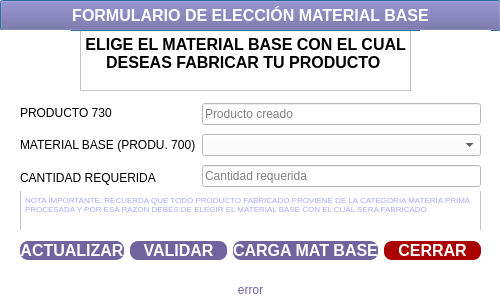
<?xml version="1.0" encoding="UTF-8"?>
<ui version="4.0">
 <class>FormularioMaterialBase</class>
 <widget class="QDialog" name="FormularioMaterialBase">
  <property name="geometry">
   <rect>
    <x>0</x>
    <y>0</y>
    <width>500</width>
    <height>300</height>
   </rect>
  </property>
  <property name="minimumSize">
   <size>
    <width>500</width>
    <height>300</height>
   </size>
  </property>
  <property name="maximumSize">
   <size>
    <width>500</width>
    <height>300</height>
   </size>
  </property>
  <property name="sizeIncrement">
   <size>
    <width>500</width>
    <height>300</height>
   </size>
  </property>
  <property name="baseSize">
   <size>
    <width>500</width>
    <height>300</height>
   </size>
  </property>
  <property name="windowTitle">
   <string>FORMULARIO ELECCIÓN MATERIAL BASE</string>
  </property>
  <property name="toolTip">
   <string/>
  </property>
  <property name="accessibleName">
   <string/>
  </property>
  <property name="autoFillBackground">
   <bool>false</bool>
  </property>
  <property name="styleSheet">
   <string notr="true">background-color: rgb(255, 255, 255);</string>
  </property>
  <widget class="QTextEdit" name="textEdit">
   <property name="geometry">
    <rect>
     <x>20</x>
     <y>190</y>
     <width>461</width>
     <height>41</height>
    </rect>
   </property>
   <property name="acceptDrops">
    <bool>true</bool>
   </property>
   <property name="toolTip">
    <string/>
   </property>
   <property name="toolTipDuration">
    <number>-1</number>
   </property>
   <property name="inputMethodHints">
    <set>Qt::ImhNone</set>
   </property>
   <property name="lineWidth">
    <number>0</number>
   </property>
   <property name="undoRedoEnabled">
    <bool>false</bool>
   </property>
   <property name="readOnly">
    <bool>true</bool>
   </property>
   <property name="html">
    <string>&lt;!DOCTYPE HTML PUBLIC &quot;-//W3C//DTD HTML 4.0//EN&quot; &quot;http://www.w3.org/TR/REC-html40/strict.dtd&quot;&gt;
&lt;html&gt;&lt;head&gt;&lt;meta name=&quot;qrichtext&quot; content=&quot;1&quot; /&gt;&lt;meta charset=&quot;utf-8&quot; /&gt;&lt;style type=&quot;text/css&quot;&gt;
p, li { white-space: pre-wrap; }
hr { height: 1px; border-width: 0; }
li.unchecked::marker { content: &quot;\2610&quot;; }
li.checked::marker { content: &quot;\2612&quot;; }
&lt;/style&gt;&lt;/head&gt;&lt;body style=&quot; font-family:'Segoe UI'; font-size:9pt; font-weight:400; font-style:normal;&quot;&gt;
&lt;p style=&quot; margin-top:0px; margin-bottom:0px; margin-left:0px; margin-right:0px; -qt-block-indent:0; text-indent:0px;&quot;&gt;&lt;span style=&quot; font-size:6pt; color:#aaaaff;&quot;&gt;NOTA IMPORTANTE: RECUERDA QUE TODO PRODUCTO FABRICADO PROVIENE DE LA CATEGORIA MATERIA PRIMA PROCESADA Y POR ESA RAZON DEBES DE ELEGIR EL MATERIAL BASE CON EL CUAL SERA FABRICADO&lt;/span&gt;&lt;/p&gt;&lt;/body&gt;&lt;/html&gt;</string>
   </property>
  </widget>
  <widget class="QTextEdit" name="textEdit_2">
   <property name="geometry">
    <rect>
     <x>80</x>
     <y>30</y>
     <width>331</width>
     <height>61</height>
    </rect>
   </property>
   <property name="focusPolicy">
    <enum>Qt::WheelFocus</enum>
   </property>
   <property name="html">
    <string>&lt;!DOCTYPE HTML PUBLIC &quot;-//W3C//DTD HTML 4.0//EN&quot; &quot;http://www.w3.org/TR/REC-html40/strict.dtd&quot;&gt;
&lt;html&gt;&lt;head&gt;&lt;meta name=&quot;qrichtext&quot; content=&quot;1&quot; /&gt;&lt;meta charset=&quot;utf-8&quot; /&gt;&lt;style type=&quot;text/css&quot;&gt;
p, li { white-space: pre-wrap; }
hr { height: 1px; border-width: 0; }
li.unchecked::marker { content: &quot;\2610&quot;; }
li.checked::marker { content: &quot;\2612&quot;; }
&lt;/style&gt;&lt;/head&gt;&lt;body style=&quot; font-family:'Segoe UI'; font-size:9pt; font-weight:400; font-style:normal;&quot;&gt;
&lt;p align=&quot;center&quot; style=&quot; margin-top:0px; margin-bottom:0px; margin-left:0px; margin-right:0px; -qt-block-indent:0; text-indent:0px;&quot;&gt;&lt;span style=&quot; font-size:12pt; font-weight:700;&quot;&gt;ELIGE EL MATERIAL BASE CON EL CUAL DESEAS FABRICAR TU PRODUCTO &lt;/span&gt;&lt;/p&gt;&lt;/body&gt;&lt;/html&gt;</string>
   </property>
  </widget>
  <widget class="QLabel" name="lblMensaje">
   <property name="geometry">
    <rect>
     <x>0</x>
     <y>280</y>
     <width>501</width>
     <height>20</height>
    </rect>
   </property>
   <property name="text">
    <string>&lt;html&gt;&lt;head/&gt;&lt;body&gt;&lt;p align=&quot;center&quot;&gt;&lt;span style=&quot; color:#71639e;&quot;&gt;error&lt;/span&gt;&lt;/p&gt;&lt;/body&gt;&lt;/html&gt;</string>
   </property>
   <property name="alignment">
    <set>Qt::AlignCenter</set>
   </property>
  </widget>
  <widget class="QPushButton" name="FormularioMaterialBase_2">
   <property name="geometry">
    <rect>
     <x>0</x>
     <y>0</y>
     <width>501</width>
     <height>31</height>
    </rect>
   </property>
   <property name="font">
    <font>
     <pointsize>12</pointsize>
     <bold>true</bold>
    </font>
   </property>
   <property name="cursor">
    <cursorShape>PointingHandCursor</cursorShape>
   </property>
   <property name="styleSheet">
    <string notr="true">background-color: rgb(113, 99, 158);
color: rgb(255, 255, 255);
</string>
   </property>
   <property name="text">
    <string>FORMULARIO DE ELECCIÓN MATERIAL BASE</string>
   </property>
  </widget>
  <widget class="QLabel" name="label">
   <property name="geometry">
    <rect>
     <x>0</x>
     <y>30</y>
     <width>71</width>
     <height>51</height>
    </rect>
   </property>
   <property name="text">
    <string/>
   </property>
   <property name="pixmap">
    <pixmap>../LibImaOddo/LogoAutomateBlanco.jpg</pixmap>
   </property>
   <property name="scaledContents">
    <bool>true</bool>
   </property>
  </widget>
  <widget class="QLabel" name="label_2">
   <property name="geometry">
    <rect>
     <x>420</x>
     <y>30</y>
     <width>71</width>
     <height>51</height>
    </rect>
   </property>
   <property name="text">
    <string/>
   </property>
   <property name="pixmap">
    <pixmap>../LibImaOddo/LogoAutomateBlanco.jpg</pixmap>
   </property>
   <property name="scaledContents">
    <bool>true</bool>
   </property>
  </widget>
  <widget class="QWidget" name="layoutWidget">
   <property name="geometry">
    <rect>
     <x>20</x>
     <y>100</y>
     <width>461</width>
     <height>91</height>
    </rect>
   </property>
   <layout class="QHBoxLayout" name="horizontalLayout">
    <item>
     <layout class="QVBoxLayout" name="verticalLayout">
      <item>
       <widget class="QLabel" name="label_9">
        <property name="text">
         <string>&lt;html&gt;&lt;head/&gt;&lt;body&gt;&lt;p&gt;PRODUCTO 730&lt;/p&gt;&lt;/body&gt;&lt;/html&gt;</string>
        </property>
       </widget>
      </item>
      <item>
       <widget class="QLabel" name="label_8">
        <property name="text">
         <string>&lt;html&gt;&lt;head/&gt;&lt;body&gt;&lt;p&gt;MATERIAL BASE (PRODU. 700)&lt;/p&gt;&lt;/body&gt;&lt;/html&gt;</string>
        </property>
       </widget>
      </item>
      <item>
       <widget class="QLabel" name="label_10">
        <property name="text">
         <string>&lt;html&gt;&lt;head/&gt;&lt;body&gt;&lt;p&gt;CANTIDAD REQUERIDA&lt;/p&gt;&lt;/body&gt;&lt;/html&gt;</string>
        </property>
       </widget>
      </item>
     </layout>
    </item>
    <item>
     <layout class="QVBoxLayout" name="verticalLayout_2">
      <item>
       <widget class="QLineEdit" name="txtProductoPadre">
        <property name="echoMode">
         <enum>QLineEdit::Normal</enum>
        </property>
        <property name="placeholderText">
         <string>Producto creado</string>
        </property>
       </widget>
      </item>
      <item>
       <widget class="QComboBox" name="ComboBoxMaterialBase">
        <property name="placeholderText">
         <string>MATERIAL BASE</string>
        </property>
       </widget>
      </item>
      <item>
       <widget class="QLineEdit" name="txtCantReq">
        <property name="echoMode">
         <enum>QLineEdit::Normal</enum>
        </property>
        <property name="placeholderText">
         <string>Cantidad requerida</string>
        </property>
       </widget>
      </item>
     </layout>
    </item>
   </layout>
  </widget>
  <widget class="QWidget" name="layoutWidget">
   <property name="geometry">
    <rect>
     <x>20</x>
     <y>230</y>
     <width>461</width>
     <height>41</height>
    </rect>
   </property>
   <layout class="QHBoxLayout" name="horizontalLayout_2">
    <item>
     <widget class="QPushButton" name="btnActualizar">
      <property name="font">
       <font>
        <pointsize>12</pointsize>
        <bold>true</bold>
       </font>
      </property>
      <property name="cursor">
       <cursorShape>PointingHandCursor</cursorShape>
      </property>
      <property name="styleSheet">
       <string notr="true">QPushButton{
background-color: rgb(113, 99, 158);
color: rgb(255, 255, 255);
border-radius:8px}

QPushButton:hover{	
	background-color: qconicalgradient(cx:0.5, cy:0.5, angle:0, stop:0 rgba(35, 40, 3, 255), stop:0.16 rgba(136, 106, 22, 255), stop:0.225 rgba(166, 140, 41, 255), stop:0.285 rgba(204, 181, 74, 255), stop:0.345 rgba(235, 219, 102, 255), stop:0.415 rgba(245, 236, 112, 255), stop:0.52 rgba(209, 190, 76, 255), stop:0.57 rgba(187, 156, 51, 255), stop:0.635 rgba(168, 142, 42, 255), stop:0.695 rgba(202, 174, 68, 255), stop:0.75 rgba(218, 202, 86, 255), stop:0.815 rgba(208, 187, 73, 255), stop:0.88 rgba(187, 156, 51, 255), stop:0.935 rgba(137, 108, 26, 255), stop:1 rgba(35, 40, 3, 255));
}
</string>
      </property>
      <property name="text">
       <string>ACTUALIZAR</string>
      </property>
     </widget>
    </item>
    <item>
     <widget class="QPushButton" name="btnValidar">
      <property name="font">
       <font>
        <pointsize>12</pointsize>
        <bold>true</bold>
       </font>
      </property>
      <property name="cursor">
       <cursorShape>PointingHandCursor</cursorShape>
      </property>
      <property name="styleSheet">
       <string notr="true">QPushButton{
background-color: rgb(113, 99, 158);
color: rgb(255, 255, 255);
border-radius:8px}

QPushButton:hover{	
	background-color: qconicalgradient(cx:0.5, cy:0.5, angle:0, stop:0 rgba(35, 40, 3, 255), stop:0.16 rgba(136, 106, 22, 255), stop:0.225 rgba(166, 140, 41, 255), stop:0.285 rgba(204, 181, 74, 255), stop:0.345 rgba(235, 219, 102, 255), stop:0.415 rgba(245, 236, 112, 255), stop:0.52 rgba(209, 190, 76, 255), stop:0.57 rgba(187, 156, 51, 255), stop:0.635 rgba(168, 142, 42, 255), stop:0.695 rgba(202, 174, 68, 255), stop:0.75 rgba(218, 202, 86, 255), stop:0.815 rgba(208, 187, 73, 255), stop:0.88 rgba(187, 156, 51, 255), stop:0.935 rgba(137, 108, 26, 255), stop:1 rgba(35, 40, 3, 255));
}
</string>
      </property>
      <property name="text">
       <string>VALIDAR</string>
      </property>
     </widget>
    </item>
    <item>
     <widget class="QPushButton" name="btnConfiMateBase">
      <property name="font">
       <font>
        <pointsize>12</pointsize>
        <bold>true</bold>
       </font>
      </property>
      <property name="cursor">
       <cursorShape>PointingHandCursor</cursorShape>
      </property>
      <property name="styleSheet">
       <string notr="true">QPushButton{
background-color: rgb(113, 99, 158);
color: rgb(255, 255, 255);
border-radius:8px}

QPushButton:hover{	
	background-color: qconicalgradient(cx:0.5, cy:0.5, angle:0, stop:0 rgba(35, 40, 3, 255), stop:0.16 rgba(136, 106, 22, 255), stop:0.225 rgba(166, 140, 41, 255), stop:0.285 rgba(204, 181, 74, 255), stop:0.345 rgba(235, 219, 102, 255), stop:0.415 rgba(245, 236, 112, 255), stop:0.52 rgba(209, 190, 76, 255), stop:0.57 rgba(187, 156, 51, 255), stop:0.635 rgba(168, 142, 42, 255), stop:0.695 rgba(202, 174, 68, 255), stop:0.75 rgba(218, 202, 86, 255), stop:0.815 rgba(208, 187, 73, 255), stop:0.88 rgba(187, 156, 51, 255), stop:0.935 rgba(137, 108, 26, 255), stop:1 rgba(35, 40, 3, 255));
}
</string>
      </property>
      <property name="text">
       <string>CARGA MAT BASE</string>
      </property>
     </widget>
    </item>
    <item>
     <widget class="QPushButton" name="btnCerrar">
      <property name="font">
       <font>
        <pointsize>12</pointsize>
        <bold>true</bold>
       </font>
      </property>
      <property name="cursor">
       <cursorShape>PointingHandCursor</cursorShape>
      </property>
      <property name="styleSheet">
       <string notr="true">QPushButton{
background-color: rgb(170, 0, 0);
color: rgb(255, 255, 255);
border-radius:8px}

QPushButton:hover{	
	background-color: qconicalgradient(cx:0.5, cy:0.5, angle:0, stop:0 rgba(35, 40, 3, 255), stop:0.16 rgba(136, 106, 22, 255), stop:0.225 rgba(166, 140, 41, 255), stop:0.285 rgba(204, 181, 74, 255), stop:0.345 rgba(235, 219, 102, 255), stop:0.415 rgba(245, 236, 112, 255), stop:0.52 rgba(209, 190, 76, 255), stop:0.57 rgba(187, 156, 51, 255), stop:0.635 rgba(168, 142, 42, 255), stop:0.695 rgba(202, 174, 68, 255), stop:0.75 rgba(218, 202, 86, 255), stop:0.815 rgba(208, 187, 73, 255), stop:0.88 rgba(187, 156, 51, 255), stop:0.935 rgba(137, 108, 26, 255), stop:1 rgba(35, 40, 3, 255));
}
</string>
      </property>
      <property name="text">
       <string>CERRAR</string>
      </property>
     </widget>
    </item>
   </layout>
  </widget>
 </widget>
 <resources>
  <include location="../LibImaOddo/logosOdooAutomate.qrc"/>
 </resources>
 <connections/>
</ui>
